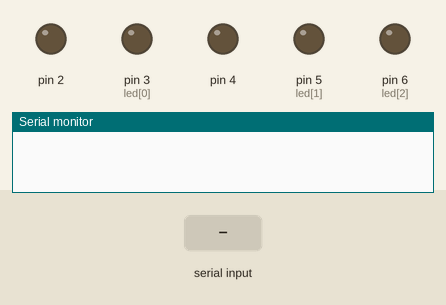
Recording of a sketch running on a simulated Arduino Uno, built with avr-gcc and run on an emulated ATmega328P. Parts: output pins drawn as LEDs (lit = HIGH), the last lines printed to the serial monitor. The inputs (shaded band) are chosen by the test bench.

Above: at 1.2 s.
1.3 s: "1;90\n" received over Serial
At 3.18 s:
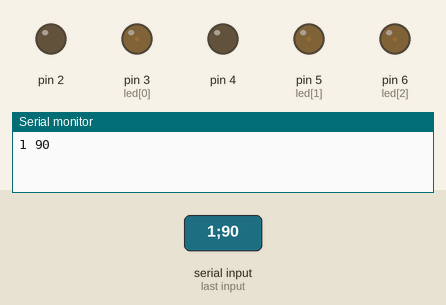
4.3 s: "#\n" received over Serial
5.8 s: "90;45\n" received over Serial
At 6.3 s:
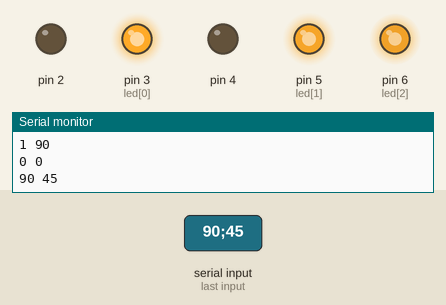
7.3 s: ";\n" received over Serial
At 8.5 s:
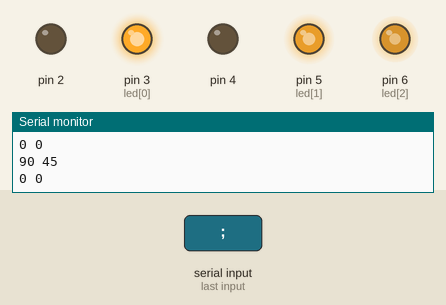
8.8 s: "-\n" received over Serial
10.3 s: "30;150\n" received over Serial
At 10.9 s:
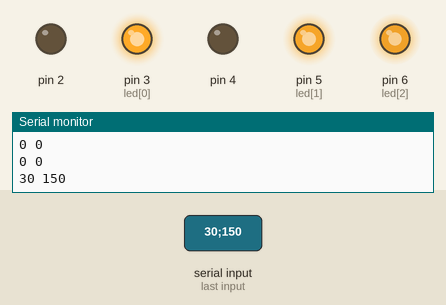
Timing chart, 0 to 12.8 s (numbered marks = the images above; inputs shaded):
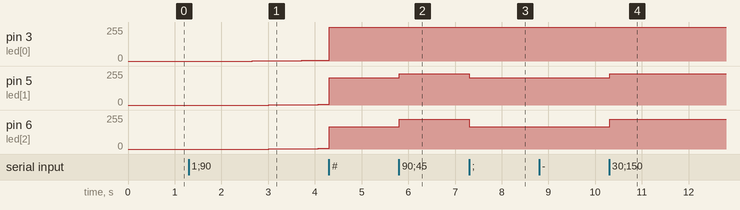

Measured:
- after the input at 1.3 s, pin 3 (led[0]): moves from 0/255 to 5/255 over 1.4 s, starting after 1.4 s; pin 5 (led[1]), pin 6 (led[2]): 0/255 → 1/255 after 1.7 s, → 2/255 0.35 s later, → 3/255 0.35 s later, → 4/255 0.35 s later
- after the input at 5.8 s, pin 5 (led[1]): 205/255 → 236/255 at once; pin 6 (led[2]): 166/255 → 222/255 at once
- after the input at 7.3 s, pin 5 (led[1]): 236/255 → 205/255 at once; pin 6 (led[2]): 222/255 → 166/255 at once
- after the input at 10.3 s, pin 5 (led[1]): 205/255 → 236/255 at once; pin 6 (led[2]): 166/255 → 222/255 at once

The sketch:

light.ino
```cpp
// this sketch reads a serial message and turns the light on if read
// custom protocol "#[delay];[glow-time];\n"
// using a custom protocol read the number of seconds <int> left to full brighness, from current, if -1 then off, if 0 then now

const int led[] = {3,5,6}; // use pwm pins

const double startColor[] = {1.0,0.9294,0.8706};; // white - not normalised
const double endColor[] = {1.0,0.8078,0.6510};
double colGradient[] = {0,0,0};

long delayTimer = 0;


long timer = -1; // number of secs to go - starts the led off
unsigned long startTime = 0;
unsigned long endTime = 0;
int startBrightness = 0; // brighness 0-255
int currentBrightness = 0;
double gradient = 0;

int inChar = 0;
String partStr[] = {"",""};
int part = 0;

void setup() {
  // put your setup code here, to run once:
  for (int i = 2; i <= 4; i++) {
    pinMode(i, OUTPUT);
  }
  Serial.begin(9600);
}

void loop() {
  while (Serial.available() > 0) {


    inChar = Serial.read();

    if (inChar == '#') {
      part = 0;
    } else if (inChar == ';') {
      part++;
    } else {
      if (isDigit(inChar) || inChar == '-') {
        partStr[part] += (char)inChar;
      }
    }
    if (inChar == '\n') {
      startTime = millis();
      startBrightness = currentBrightness;
      timer = partStr[1].toInt();
      delayTimer = partStr[0].toInt();
      endTime = startTime + (delayTimer * 1000) + (timer * 1000);
      gradient = (double)(255 - startBrightness) / (double)(timer * 1000);
      startTime += (delayTimer * 1000);
      Serial.print(delayTimer); Serial.print(" "); Serial.println(timer);
      partStr[0] = "";
      partStr[1] = "";
      part = 0;

      delayTimer = max(0, delayTimer);

      // colour change gradient
      for (int i = 0; i < 3; i++) {
        colGradient[i] = (double)(endColor[i] - startColor[i])/(double)(timer*1000);
      }
    }
  }

  if (millis() >= startTime) {
    if (timer == -1) {
      currentBrightness = 0;
    } else if (timer == 0) {
      currentBrightness = 255;
    } else {
      // modelled as mx+c
      currentBrightness = (int)(gradient * (millis() - startTime)) + startBrightness;
      currentBrightness = min(currentBrightness, 255);
      currentBrightness = max(currentBrightness, 0);
    }
  }

  int i = 0;
  for (i=0; i < 3; i++) {
    if (millis() > endTime) {
      analogWrite(led[i], currentBrightness * endColor[i]);
    } else if (millis() < startTime) {
      analogWrite(led[i], currentBrightness * startColor[i]);
    } else {
      analogWrite(led[i], currentBrightness * ((colGradient[i] * (millis() - startTime)) + startColor[i]));
    }
  }


}
```
